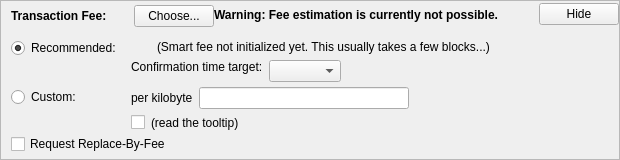
      <widget class="QFrame" name="frameFee">
       <property name="sizePolicy">
        <sizepolicy hsizetype="Expanding" vsizetype="Fixed">
         <horstretch>0</horstretch>
         <verstretch>0</verstretch>
        </sizepolicy>
       </property>
       <property name="maximumSize">
        <size>
         <width>16777215</width>
         <height>16777215</height>
        </size>
       </property>
       <property name="frameShape">
        <enum>QFrame::StyledPanel</enum>
       </property>
       <property name="frameShadow">
        <enum>QFrame::Sunken</enum>
       </property>
       <layout class="QVBoxLayout" name="verticalLayoutFee1">
        <property name="spacing">
         <number>0</number>
        </property>
        <property name="leftMargin">
         <number>0</number>
        </property>
        <property name="topMargin">
         <number>0</number>
        </property>
        <property name="rightMargin">
         <number>0</number>
        </property>
        <property name="bottomMargin">
         <number>0</number>
        </property>
        <item>
         <layout class="QVBoxLayout" name="verticalLayoutFee2" stretch="0,0,0">
          <property name="spacing">
           <number>0</number>
          </property>
          <property name="leftMargin">
           <number>10</number>
          </property>
          <property name="topMargin">
           <number>0</number>
          </property>
          <item>
           <layout class="QHBoxLayout" name="horizontalLayoutFee1">
            <property name="bottomMargin">
             <number>0</number>
            </property>
            <item>
             <layout class="QVBoxLayout" name="verticalLayoutFee7">
              <property name="spacing">
               <number>0</number>
              </property>
              <item>
               <spacer name="verticalSpacerSmartFee">
                <property name="orientation">
                 <enum>Qt::Vertical</enum>
                </property>
                <property name="sizeType">
                 <enum>QSizePolicy::Fixed</enum>
                </property>
                <property name="sizeHint" stdset="0">
                 <size>
                  <width>1</width>
                  <height>4</height>
                 </size>
                </property>
               </spacer>
              </item>
              <item>
               <layout class="QHBoxLayout" name="horizontalLayoutSmartFee">
                <property name="spacing">
                 <number>10</number>
                </property>
                <item>
                 <widget class="QLabel" name="labelFeeHeadline">
                  <property name="sizePolicy">
                   <sizepolicy hsizetype="Preferred" vsizetype="Maximum">
                    <horstretch>0</horstretch>
                    <verstretch>0</verstretch>
                   </sizepolicy>
                  </property>
                  <property name="font">
                   <font>
                    <weight>75</weight>
                    <bold>true</bold>
                   </font>
                  </property>
                  <property name="styleSheet">
                   <string notr="true">font-weight:bold;</string>
                  </property>
                  <property name="text">
                   <string>Transaction Fee:</string>
                  </property>
                 </widget>
                </item>
                <item>
                 <widget class="QLabel" name="labelFeeMinimized">
                  <property name="text">
                   <string/>
                  </property>
                 </widget>
                </item>
                <item>
                 <widget class="QPushButton" name="buttonChooseFee">
                  <property name="text">
                   <string>Choose...</string>
                  </property>
                 </widget>
                </item>
               </layout>
              </item>
              <item>
               <spacer name="verticalSpacer_5">
                <property name="orientation">
                 <enum>Qt::Vertical</enum>
                </property>
                <property name="sizeHint" stdset="0">
                 <size>
                  <width>1</width>
                  <height>1</height>
                 </size>
                </property>
               </spacer>
              </item>
             </layout>
            </item>
            <item>
             <widget class="QLabel" name="fallbackFeeWarningLabel">
              <property name="font">
               <font>
                <weight>75</weight>
                <bold>true</bold>
               </font>
              </property>
              <property name="toolTip">
               <string>Using the fallbackfee can result in sending a transaction that will take several hours or days (or never) to confirm. Consider choosing your fee manually or wait until you have validated the complete chain.</string>
              </property>
              <property name="text">
               <string>Warning: Fee estimation is currently not possible.</string>
              </property>
              <property name="wordWrap">
               <bool>false</bool>
              </property>
             </widget>
            </item>
            <item>
             <spacer name="horizontalSpacer_4">
              <property name="orientation">
               <enum>Qt::Horizontal</enum>
              </property>
              <property name="sizeType">
               <enum>QSizePolicy::MinimumExpanding</enum>
              </property>
              <property name="sizeHint" stdset="0">
               <size>
                <width>40</width>
                <height>20</height>
               </size>
              </property>
             </spacer>
            </item>
            <item>
             <widget class="QPushButton" name="buttonMinimizeFee">
              <property name="toolTip">
               <string>collapse fee-settings</string>
              </property>
              <property name="text">
               <string>Hide</string>
              </property>
             </widget>
            </item>
           </layout>
          </item>
          <item>
           <widget class="QFrame" name="frameFeeSelection">
            <layout class="QVBoxLayout" name="verticalLayoutFee12">
             <property name="spacing">
              <number>0</number>
             </property>
             <property name="leftMargin">
              <number>0</number>
             </property>
             <property name="topMargin">
              <number>0</number>
             </property>
             <property name="rightMargin">
              <number>0</number>
             </property>
             <property name="bottomMargin">
              <number>0</number>
             </property>
             <item>
              <layout class="QGridLayout" name="gridLayoutFee">
               <property name="topMargin">
                <number>10</number>
               </property>
               <property name="bottomMargin">
                <number>4</number>
               </property>
               <property name="horizontalSpacing">
                <number>10</number>
               </property>
               <property name="verticalSpacing">
                <number>4</number>
               </property>
               <item row="1" column="1">
                <layout class="QVBoxLayout" name="verticalLayoutFee8">
                 <property name="spacing">
                  <number>6</number>
                 </property>
                 <item>
                  <layout class="QHBoxLayout" name="horizontalLayoutFee13">
                   <item>
                    <widget class="QLabel" name="labelCustomPerKilobyte">
                     <property name="toolTip">
                      <string>If the custom fee is set to 1000 satoshis and the transaction is only 250 bytes, then &quot;per kilobyte&quot; only pays 250 satoshis in fee, while &quot;total at least&quot; pays 1000 satoshis. For transactions bigger than a kilobyte both pay by kilobyte.</string>
                     </property>
                     <property name="text">
                      <string>per kilobyte</string>
                     </property>
                    </widget>
                   </item>
                   <item>
                    <widget class="MiracleAmountField" name="customFee"/>
                   </item>
                   <item>
                    <spacer name="horizontalSpacer_6">
                     <property name="orientation">
                      <enum>Qt::Horizontal</enum>
                     </property>
                     <property name="sizeHint" stdset="0">
                      <size>
                       <width>1</width>
                       <height>1</height>
                      </size>
                     </property>
                    </spacer>
                   </item>
                  </layout>
                 </item>
                 <item>
                  <layout class="QHBoxLayout" name="horizontalLayoutFee8">
                   <item>
                    <widget class="QCheckBox" name="checkBoxMinimumFee">
                     <property name="toolTip">
                      <string>Paying only the minimum fee is just fine as long as there is less transaction volume than space in the blocks. But be aware that this can end up in a never confirming transaction once there is more demand for miracle transactions than the network can process.</string>
                     </property>
                     <property name="text">
                      <string/>
                     </property>
                    </widget>
                   </item>
                   <item>
                    <widget class="QLabel" name="labelMinFeeWarning">
                     <property name="enabled">
                      <bool>true</bool>
                     </property>
                     <property name="toolTip">
                      <string>Paying only the minimum fee is just fine as long as there is less transaction volume than space in the blocks. But be aware that this can end up in a never confirming transaction once there is more demand for miracle transactions than the network can process.</string>
                     </property>
                     <property name="text">
                      <string>(read the tooltip)</string>
                     </property>
                     <property name="margin">
                      <number>5</number>
                     </property>
                    </widget>
                   </item>
                   <item>
                    <spacer name="horizontalSpacer_2">
                     <property name="orientation">
                      <enum>Qt::Horizontal</enum>
                     </property>
                     <property name="sizeHint" stdset="0">
                      <size>
                       <width>1</width>
                       <height>1</height>
                      </size>
                     </property>
                    </spacer>
                   </item>
                  </layout>
                 </item>
                </layout>
               </item>
               <item row="0" column="0">
                <layout class="QVBoxLayout" name="verticalLayoutFee4" stretch="0,1">
                 <item>
                  <widget class="QRadioButton" name="radioSmartFee">
                   <property name="text">
                    <string>Recommended:</string>
                   </property>
                   <property name="checked">
                    <bool>true</bool>
                   </property>
                   <attribute name="buttonGroup">
                    <string notr="true">groupFee</string>
                   </attribute>
                  </widget>
                 </item>
                 <item>
                  <spacer name="verticalSpacer_2">
                   <property name="orientation">
                    <enum>Qt::Vertical</enum>
                   </property>
                   <property name="sizeHint" stdset="0">
                    <size>
                     <width>1</width>
                     <height>1</height>
                    </size>
                   </property>
                  </spacer>
                 </item>
                </layout>
               </item>
               <item row="1" column="0">
                <layout class="QVBoxLayout" name="verticalLayoutFee9" stretch="0,1">
                 <item>
                  <widget class="QRadioButton" name="radioCustomFee">
                   <property name="text">
                    <string>Custom:</string>
                   </property>
                   <attribute name="buttonGroup">
                    <string notr="true">groupFee</string>
                   </attribute>
                  </widget>
                 </item>
                 <item>
                  <spacer name="verticalSpacer_6">
                   <property name="orientation">
                    <enum>Qt::Vertical</enum>
                   </property>
                   <property name="sizeHint" stdset="0">
                    <size>
                     <width>1</width>
                     <height>1</height>
                    </size>
                   </property>
                  </spacer>
                 </item>
                </layout>
               </item>
               <item row="0" column="1">
                <layout class="QVBoxLayout" name="verticalLayoutFee3" stretch="0,0,1">
                 <property name="spacing">
                  <number>6</number>
                 </property>
                 <property name="topMargin">
                  <number>2</number>
                 </property>
                 <item>
                  <layout class="QHBoxLayout" name="horizontalLayoutFee12">
                   <item>
                    <widget class="QLabel" name="labelSmartFee">
                     <property name="text">
                      <string/>
                     </property>
                     <property name="margin">
                      <number>2</number>
                     </property>
                    </widget>
                   </item>
                   <item>
                    <widget class="QLabel" name="labelFeeEstimation">
                     <property name="text">
                      <string/>
                     </property>
                    </widget>
                   </item>
                   <item>
                    <widget class="QLabel" name="labelSmartFee2">
                     <property name="text">
                      <string>(Smart fee not initialized yet. This usually takes a few blocks...)</string>
                     </property>
                     <property name="margin">
                      <number>2</number>
                     </property>
                    </widget>
                   </item>
                   <item>
                    <spacer name="horizontalSpacer_5">
                     <property name="orientation">
                      <enum>Qt::Horizontal</enum>
                     </property>
                     <property name="sizeHint" stdset="0">
                      <size>
                       <width>1</width>
                       <height>1</height>
                      </size>
                     </property>
                    </spacer>
                   </item>
                  </layout>
                 </item>
                 <item>
                  <layout class="QHBoxLayout" name="horizontalLayoutFee9">
                   <item>
                    <layout class="QVBoxLayout" name="verticalLayoutFee6">
                     <item>
                      <widget class="QLabel" name="labelSmartFee3">
                       <property name="text">
                        <string>Confirmation time target:</string>
                       </property>
                       <property name="margin">
                        <number>2</number>
                       </property>
                      </widget>
                     </item>
                     <item>
                      <spacer name="verticalSpacer_3">
                       <property name="orientation">
                        <enum>Qt::Vertical</enum>
                       </property>
                       <property name="sizeHint" stdset="0">
                        <size>
                         <width>1</width>
                         <height>1</height>
                        </size>
                       </property>
                      </spacer>
                     </item>
                    </layout>
                   </item>
                   <item>
                    <layout class="QVBoxLayout" name="verticalLayoutFee5">
                     <property name="rightMargin">
                      <number>30</number>
                     </property>
                     <item>
                      <layout class="QHBoxLayout" name="horizontalLayoutConfTarget">
                       <property name="bottomMargin">
                        <number>0</number>
                       </property>
                       <item>
                        <widget class="QComboBox" name="confTargetSelector"/>
                       </item>
                       <item>
                        <spacer name="horizontalSpacerConfTarget">
                         <property name="orientation">
                          <enum>Qt::Horizontal</enum>
                         </property>
                         <property name="sizeHint" stdset="0">
                          <size>
                           <width>40</width>
                           <height>20</height>
                          </size>
                         </property>
                        </spacer>
                       </item>
                      </layout>
                     </item>
                    </layout>
                   </item>
                  </layout>
                 </item>
                 <item>
                  <spacer name="verticalSpacer_4">
                   <property name="orientation">
                    <enum>Qt::Vertical</enum>
                   </property>
                   <property name="sizeHint" stdset="0">
                    <size>
                     <width>1</width>
                     <height>1</height>
                    </size>
                   </property>
                  </spacer>
                 </item>
                </layout>
               </item>
              </layout>
             </item>
             <item>
              <widget class="QCheckBox" name="optInRBF">
               <property name="toolTip">
                <string>Indicates that the sender may wish to replace this transaction with a new one paying higher fees (prior to being confirmed).</string>
               </property>
               <property name="text">
                <string>Request Replace-By-Fee</string>
               </property>
              </widget>
             </item>
            </layout>
           </widget>
          </item>
          <item>
           <spacer name="verticalSpacerFee">
            <property name="orientation">
             <enum>Qt::Vertical</enum>
            </property>
            <property name="sizeHint" stdset="0">
             <size>
              <width>40</width>
              <height>5</height>
             </size>
            </property>
           </spacer>
          </item>
         </layout>
        </item>
       </layout>
      </widget>
